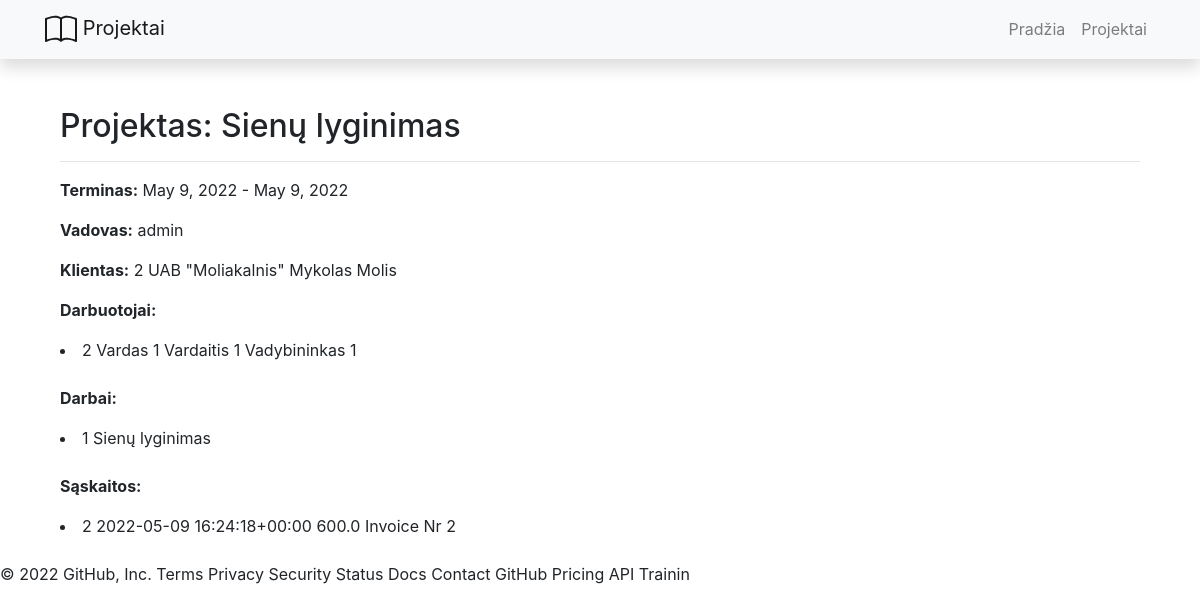
The app's page /projects/2/ with its own data.
### projects/models.py (models this page shows, shortened)
class Project(models.Model):
    name = models.CharField('Name', max_length=200)
    start_date = models.DateField('Start date',  null=True)
    end_date = models.DateField('End date',  null=True)
    client = models.ForeignKey('Client', on_delete=models.SET_NULL, null=True)
    manager = models.ForeignKey(User, verbose_name="Manager", on_delete=models.SET_NULL, null=True)
    employees = models.ManyToManyField('Employee', verbose_name="Employees")

class Client(models.Model):
    name = models.CharField('Name', max_length=200, null=True)
    lastname = models.CharField('Lastname', max_length=200, null=True)
    company = models.CharField('Company', max_length=200)
    contacts = models.CharField('Contacts', max_length=200, null=True)
    def __str__(self):
        return f'{self.id} {self.company} {self.name} {self.lastname}'

class Employee(models.Model):
    name = models.CharField('Name', max_length=200)
    lastname = models.CharField('Lastname', max_length=200)
    position = models.CharField('Pareigos', max_length=200, null=True)
    def __str__(self):
        return f'{self.id} {self.name} {self.lastname} {self.position}'

class Job(models.Model):
    title = models.CharField('Title', max_length=200)
    info = models.TextField('Information', null=True)
    project = models.ForeignKey('Project', verbose_name="Project", on_delete=models.SET_NULL, null=True, related_name='jobs')
    def __str__(self):
        return f'{self.id} {self.title}'

class Invoice(models.Model):
    date = models.DateTimeField('Date', null=True)
    info = models.TextField('Information', null=True)
    total = models.FloatField('Total')
    project = models.ForeignKey('Project', verbose_name="Project", on_delete=models.SET_NULL, null=True, related_name='invoices')
    def __str__(self):
        return f'{self.id} {self.date} {self.total} {self.info}'

### projects/views.py (the view)
# urls.py: path('<int:pk>/', views.ProjectDetailView.as_view(), name='project'),
class ProjectDetailView(generic.DetailView):
    model = Project
    template_name = 'project.html'

### projects/templates/project.html (shortened to what this page needs)
{% extends "base.html" %}
{% block content %}
    <div class="container project">
    <h2>Projektas: {{ project.name }}</h2>
    <hr/>
    <p><strong>Terminas:</strong> {{ project.start_date }} - {{ project.end_date }}</p>
    <p><strong>Vadovas:</strong> {{ project.manager }}</p>
    <p><strong>Klientas:</strong> {{ project.client }}</p>
    <p><strong>Darbuotojai:</strong></p>
    {% for employee in project.employees.all %}
        <li>{{ employee }}</li>
    {% endfor %}
    <p><strong>Darbai:</strong></p>
    {% for job in project.jobs.all %}
        <li>{{ job }}</li>
    {% endfor %}
    <p><strong>Sąskaitos:</strong></p>
    {% for invoice in project.invoices.all %}
        <li>{{ invoice }}</li>
    {% endfor %}
    </div>
{% endblock %}

### records on screen
Project: name "Sienų lyginimas", start_date "May 9, 2022", end_date "May 9, 2022", manager "admin", client "2 UAB \"Moliakalnis\" Mykolas Molis"
Employee: id+name+lastname "2 Vardas 1 Vardaitis 1 Vadybininkas 1"
Job: id+title "1 Sienų lyginimas"
Invoice: id+date+total "2 2022-05-09 16:24:18+00:00 600.0 Invoice Nr 2"
